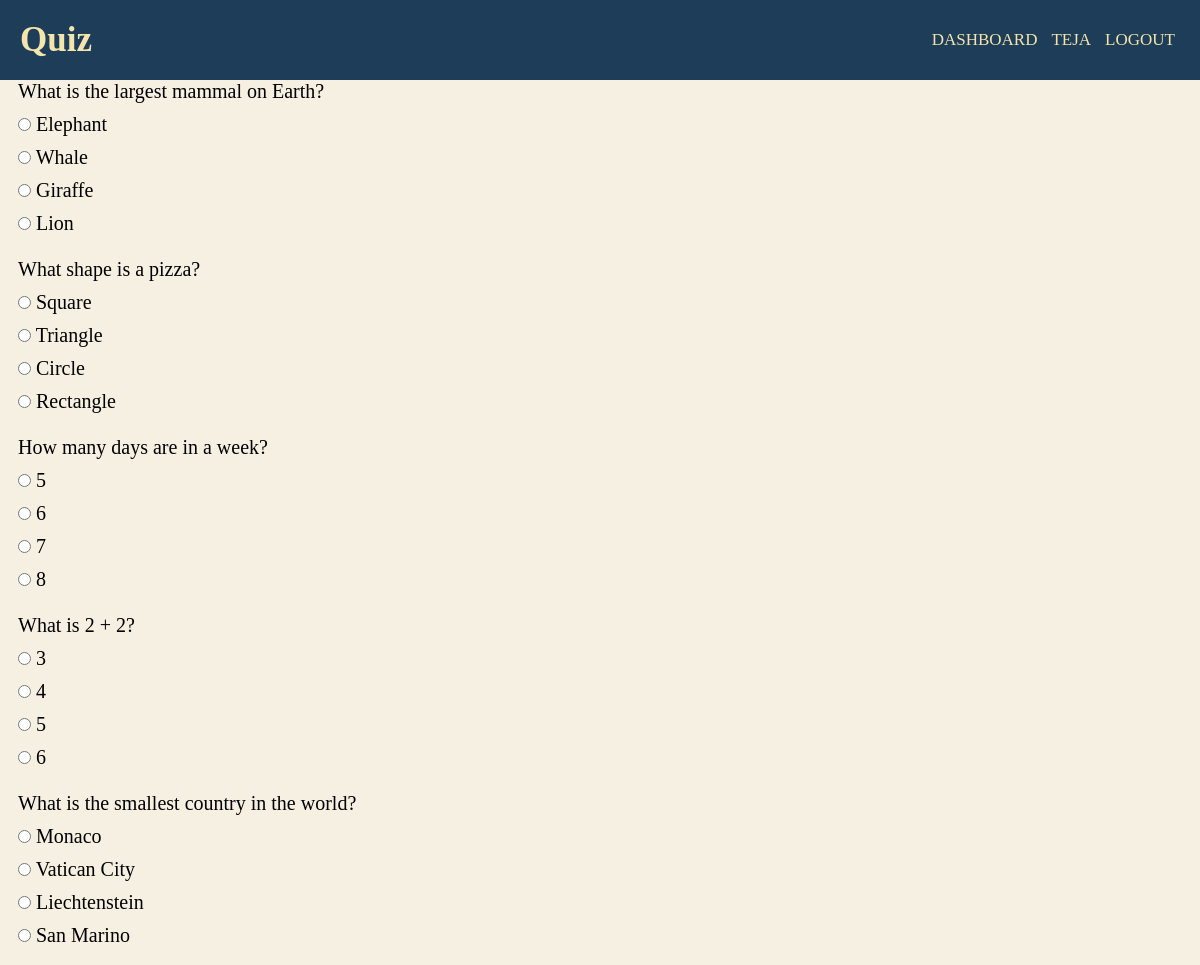
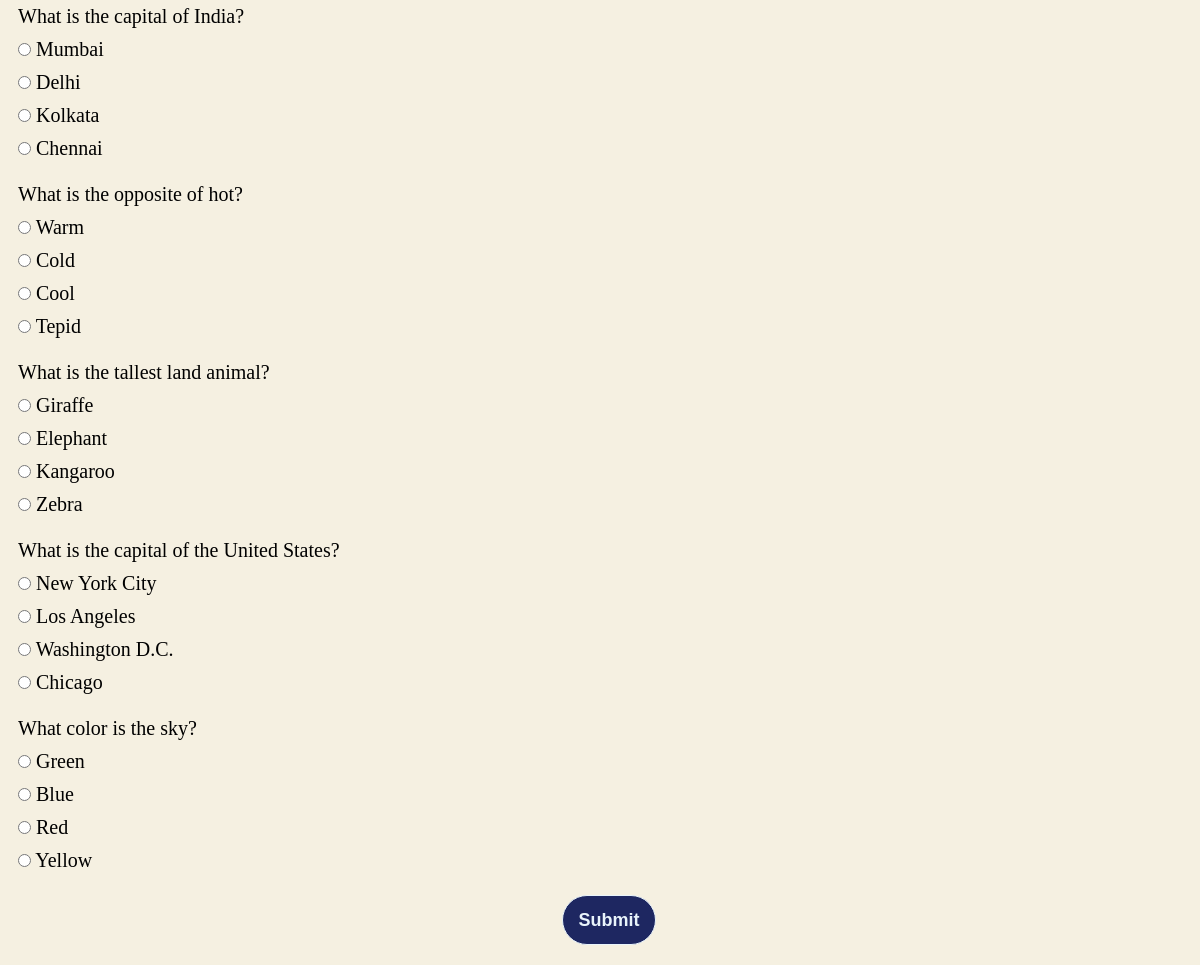
Screenshot of /quiz (signed in) with the database file from the repository (2 pictures, top to bottom).
### quiz_page/models.py (models this page shows, shortened)
class Exam(models.Model):
    id=models.UUIDField(primary_key=True,default=uuid.uuid4,editable=False)
    question=models.CharField(max_length=100)
    option1 = models.CharField(max_length=100)
    option2 = models.CharField(max_length=100)
    option3 = models.CharField(max_length=100)
    option4 = models.CharField(max_length=100)
    corrans = models.CharField(max_length=100)
    class Meta:
        verbose_name_plural="Questions"

### quiz_page/views.py (the view)
# urls.py: path('quiz',views.quiz,name="quiz"),
def quiz(request):
    try:
        exam = Exam.objects.all()
        exam = random.sample(list(exam),10)
        if request.method == 'POST':
            score = 0
            wrong = 0
            correct = 0
            total = 0
            for i in exam:
                total+=1
                ans = request.POST.get(i.question)
                print(i.question)
                print(f"Student Answer:"+ans)
                print(f"Correct Answer:"+i.corrans)
                print(f"---------------------------------")
                if i.corrans == request.POST.get(i.question):
                    score+=10
                    correct+=1
                else:
                    wrong+=1
            percent = score/(total*10) * 100
            result = QuizResult(user=request.user,score=score)
            result.save()
            context = {
                'score': score,
                'correct': correct,
                'wrong': wrong,
                'percent': percent,
                'total': total
            }
            return render(request,"quiz_page/result.html",context)
        else:
            return render(request,"quiz_page/quiz.html",{
            "exam": exam
            })
    except:
        raise Http404()

### quiz_page/templates/quiz_page/quiz.html (shortened to what this page needs)
{% extends "base.html" %}
{% load static %}
{% block css_files %}
    <link rel="stylesheet" href="{% static "quiz_page/quiz.css" %}">
{% endblock %}
{% block content %}
    <div class="container">
            {%for i in exam%}
            {{i.question}}
            <div class="options">
                <form action="quiz" method="POST">
                    <input type="radio" id="opt1" name="{{i.question}}" value="{{i.option1}}">
                <label for="opt1">{{i.option1}}</label>
                <div class="options">
                    <input type="radio" id="opt2" name="{{i.question}}" value="{{i.option2}}">
                    <label for="opt2">{{i.option2}}</label>
                </div>
                <div class="options">
                    <input type="radio" id="opt3" name="{{i.question}}" value="{{i.option3}}">
                    <label for="opt3">{{i.option3}}</label>
                </div>
                <div class="options">
                    <input type="radio" id="opt4" name="{{i.question}}" value="{{i.option4}}">
                    <label for="opt4">{{i.option4}}</label>
                </div>
            </div><br>
            {% endfor %}
            <div class="bt">
                <button type="submit" class="submit-btn">Submit</button>
            </div>
    </div>
{% endblock %}

### templates/base.html (shortened to what this page needs)
{% load static %}
<!DOCTYPE html>
<html lang="en">
    <head>
        <link rel="stylesheet" href="{% static 'app.css' %}">
        {% block css_files%}
        {% endblock %}
    </head>
    <body>
        <nav navbar.navbar-light.bg-light>
        <nav class="header">
            <label class="logo">Quiz</label>
            <ul>
                {%if user.is_authenticated%}
                    <li><a href="{%url "dashboard"%}">Dashboard</a></li>
                    <li><a>{{request.user.username}}</a></li>
                    <li><a href="{% url "logout" %}">Logout</a></li>
                {%else%}
                    <li><a class="active" href="{% url "starting_page" %}">Home</a></li>
                    <li><a href="{% url "admin:index" %}" target="_blank">Admin</a></li>
                    <li><a href="{% url "register" %}">Register</a></li>
                    <li><a href="{% url "login_user" %}">Login</a></li>
                {%endif%}
            </ul>
        </nav>
        {% block content %}
        {% endblock %}
    </body>
</html>

### static/app.css (style rules this page uses)
* { padding: 0; margin: 0; text-decoration: none; list-style: none; box-sizing: border-box; }
body { background: #f5f0e1; }
nav.header { font-family: montserrat; background: #1e3d59; height: 80px; width: 100%; }
label.logo { color: #F3E5AB; font-size: 35px; line-height: 80px; padding: 0 20px; font-weight: bold; }
nav.header ul { float: right; margin-right: 20px; }
nav.header ul li { display: inline-block; line-height: 80px; margin: 0 5px; }
nav.header ul li a { color: #F3E5AB; font-size: 17px; text-transform: uppercase; border-radius: 3px; }

### quiz_page/static/quiz_page/quiz.css (style rules this page uses)
.bt { text-align: center; padding-bottom: 20px; }
.submit-btn { width: 8%; height: 50px; border: 1px solid; background: #1e2761; border-radius: 25px; font-size: 18px; color: #e9f4fb; font-weight: 700; cursor: pointer; outline: none; }
.container { padding-left: 1.5%; font-size: 20px; }
.options { padding-top: 10px; }

### rows the page displays
Exam: question "What is the largest mammal on Earth?", option1 "Elephant", option2 "Whale", option3 "Giraffe", option4 "Lion"
Exam: question "What shape is a pizza?", option1 "Square", option2 "Triangle", option3 "Circle", option4 "Rectangle"
Exam: question "How many days are in a week?", option1 "5", option2 "6", option3 "7", option4 "8"
Exam: question "What is 2 + 2?", option1 "3", option2 "4", option3 "5", option4 "6"
Exam: question "What is the smallest country in the world?", option1 "Monaco", option2 "Vatican City", option3 "Liechtenstein", option4 "San Marino"
Exam: question "What is the capital of India?", option1 "Mumbai", option2 "Delhi", option3 "Kolkata", option4 "Chennai"
Exam: question "What is the opposite of hot?", option1 "Warm", option2 "Cold", option3 "Cool", option4 "Tepid"
Exam: question "What is the tallest land animal?", option1 "Giraffe", option2 "Elephant", option3 "Kangaroo", option4 "Zebra"
Exam: question "What is the capital of the United States?", option1 "New York City", option2 "Los Angeles", option3 "Washington D.C.", option4 "Chicago"
Exam: question "What color is the sky?", option1 "Green", option2 "Blue", option3 "Red", option4 "Yellow"

### other values shown
{{ request.user.username }} "TEJA"
